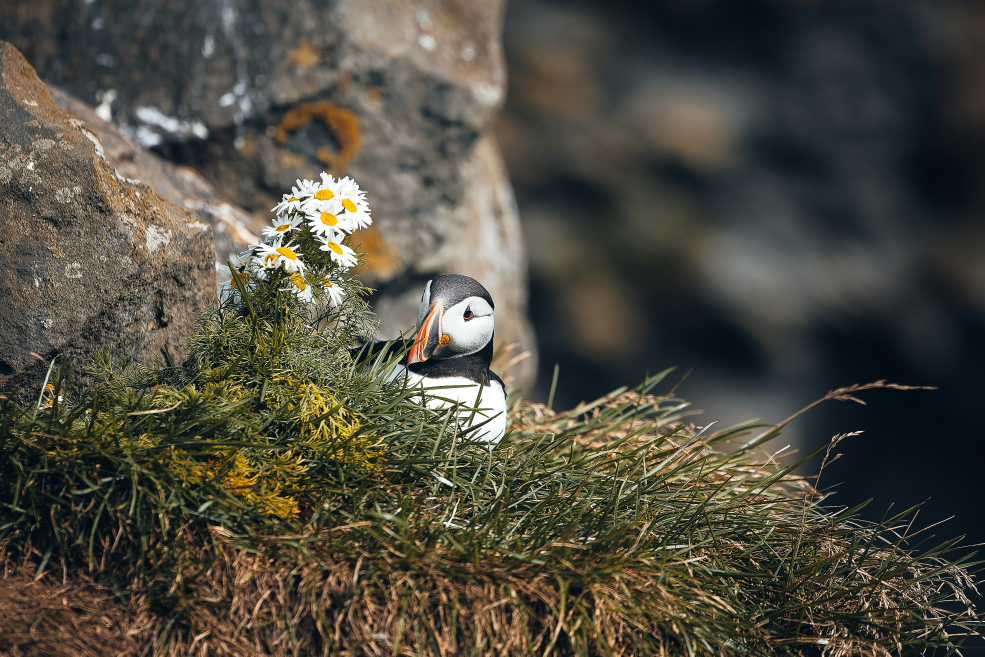
%> input picture Assignment3/nature.jpg, 2955 x 1970 px (shown at 1/3 size)
$ octave Assignment3.m   (GNU Octave 9; MATLAB toolbox functions it lacks are replaced by stand-ins)
%> lines starting %> are read from the running program, lines starting %| are printed output that depends on the picture

%% Assignment 3: Straight Line Detection Using Hough Transform
% This program detects straight lines using length and width settings.
% The detected lines are displayed on the original image.

clear;
clc;
close all;

imageFilename = 'nature.jpg';

minimumLineLength = 80;
requiredLineWidth = 8;

runSelfChecks = true;

requiredFunctions = {
    'edge'
    'hough'
    'houghpeaks'
    'houghlines'
    'imshow'
};

for functionIndex = 1:numel(requiredFunctions)
    functionName = requiredFunctions{functionIndex};

    if exist(functionName, 'file') == 0
        error('Assignment3:MissingToolbox', ...
            'The required MATLAB function "%s" is unavailable.', ...
            functionName);
    end
end


%% Task 1: Read an image into the MATLAB workspace.
% Find the image in the same folder as this script.

projectFolder = fileparts(mfilename('fullpath'));

if isempty(projectFolder)
    projectFolder = pwd;
end

imagePath = fullfile(projectFolder, imageFilename);

if ~isfile(imagePath)
    error('Assignment3:MissingImage', ...
        ['Cannot find the image: %s\n' ...
         'Place the image beside the script or update imageFilename.'], ...
        imagePath);
end

[originalImage, imageMap] = imread(imagePath);
%> imageMap = []

if ~isempty(imageMap)
    originalImage = ind2rgb(originalImage, imageMap);
end

grayscaleImage = prepareGrayscaleImage(originalImage);

[imageHeight, imageWidth] = size(grayscaleImage);

fprintf('\nASSIGNMENT 3: HOUGH LINE DETECTION\n');
fprintf('Image: %s\n', imageFilename);
fprintf('Image size: %d x %d pixels\n', imageHeight, imageWidth);
fprintf('Minimum line length: %.1f pixels\n', minimumLineLength);
fprintf('Requested line width: %.1f pixels\n', requiredLineWidth);


%% Task 2: Detect straight lines using a minimum length.
% The Hough transform finds possible lines from image edges.
% Only lines that meet the requested length are returned.

[lengthOnlyLines, edgeImage, houghMatrix, ...
    thetaValues, rhoValues] = detectLinesByLength( ...
    grayscaleImage, minimumLineLength);
% [123 lines not run here, left out]
function grayscaleImage = prepareGrayscaleImage(inputImage)
% Convert RGB or grayscale images into grayscale values.

    validateattributes(inputImage, {'numeric', 'logical'}, ...
        {'nonempty', 'real', 'finite', 'nonsparse'});

    if ismatrix(inputImage)
        grayscaleImage = im2double(inputImage);

    elseif ndims(inputImage) == 3 && size(inputImage, 3) == 3
        grayscaleImage = rgb2gray(im2double(inputImage));
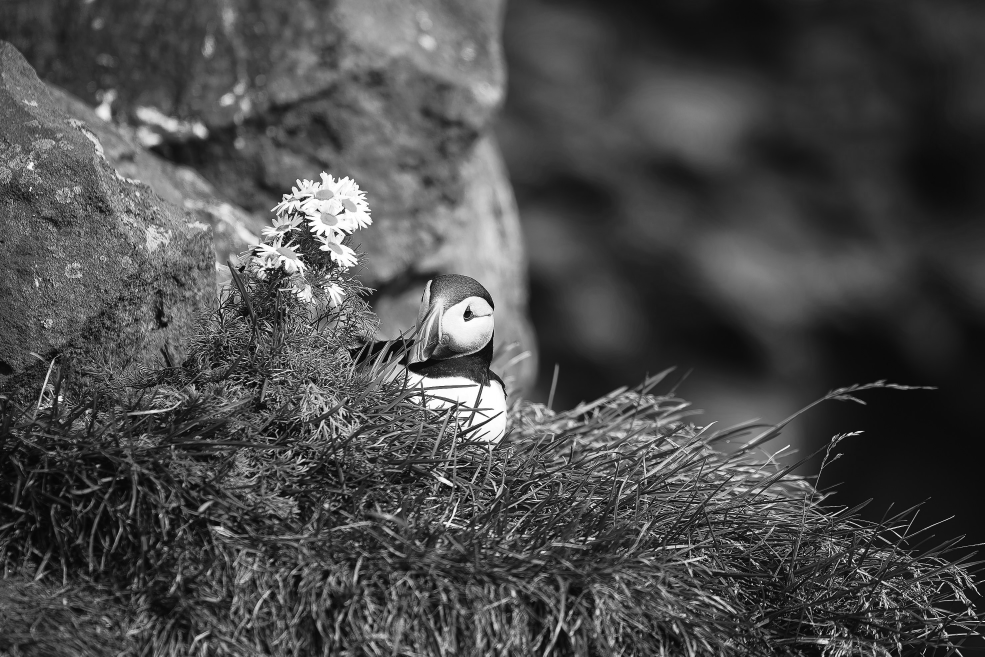
%> grayscaleImage: size 1970x2955 double (shown at 1/3 size); min 0, max 1, mean 0.296
%| Image size: 1970 x 2955 pixels

    else
        error('Assignment3:UnsupportedImage', ...
            'The input image must be grayscale or RGB.');
    end

    if any(grayscaleImage(:) < 0 | grayscaleImage(:) > 1)
        error('Assignment3:InvalidPixels', ...
            'Image values must be between zero and one.');
    end
end


function [detectedLines, edgeImage, houghMatrix, ...
    thetaValues, rhoValues] = detectLinesByLength( ...
    inputImage, minimumLength)
% Detect straight lines that meet the minimum length.

    validateattributes(minimumLength, {'numeric'}, ...
        {'scalar', 'real', 'finite', 'positive'});

    grayscaleImage = prepareGrayscaleImage(inputImage);

    [candidates, edgeImage, houghMatrix, ...
        thetaValues, rhoValues] = findHoughCandidates( ...
        grayscaleImage, minimumLength);

    detectedLines = struct( ...
        'point1', {}, ...
        'point2', {}, ...
        'length', {});

    for candidateIndex = 1:numel(candidates)
        firstPoint = double(candidates(candidateIndex).point1);
        secondPoint = double(candidates(candidateIndex).point2);

        segmentLength = norm(secondPoint - firstPoint);

        if segmentLength < minimumLength
            continue;
        end

        newLine.point1 = firstPoint;
        newLine.point2 = secondPoint;
        newLine.length = segmentLength;

        detectedLines(end + 1) = newLine;
    end
end


% [126 lines left out: function detectLinesByWidth, not called in this run]


function [candidateLines, edgeImage, houghMatrix, ...
    thetaValues, rhoValues] = findHoughCandidates( ...
    grayscaleImage, minimumLength)
%> called with minimumLength = 80
% Find possible line segments using the Hough transform.
% Keep nearby parallel peaks so thick lines can be measured.

    edgeImage = edge(grayscaleImage, 'Canny');
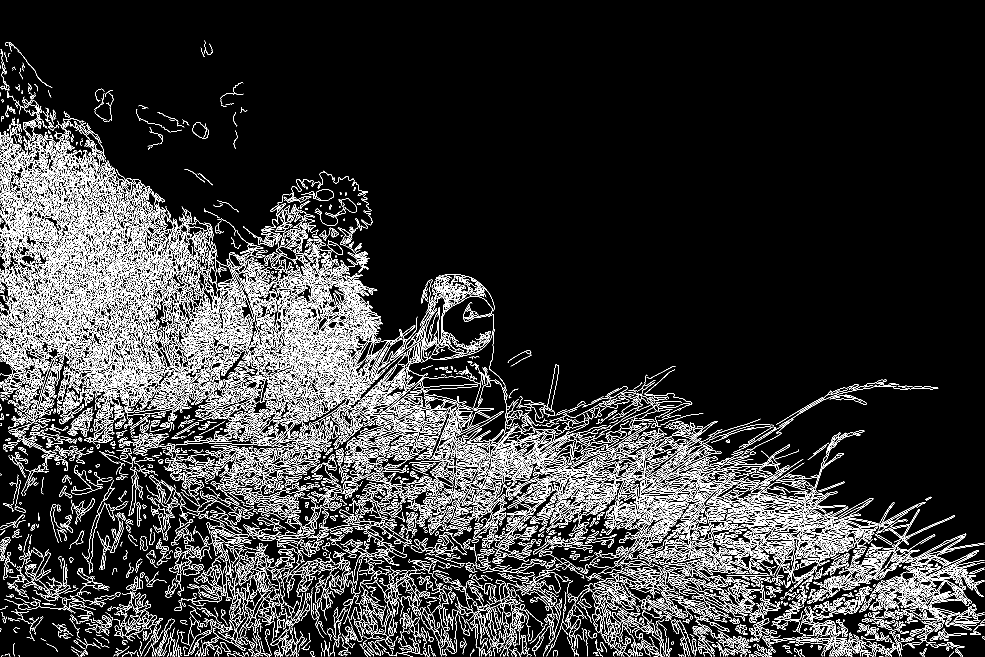
%> edgeImage: size 1970x2955 logical (shown at 1/3 size); 8.9% white in thin lines or dots

    [houghMatrix, thetaValues, rhoValues] = hough( ...
        edgeImage, ...
        'Theta', -90:0.5:89.5, ...
        'RhoResolution', 1);
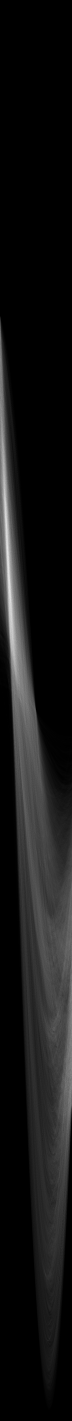
%> houghMatrix: size 7103x360 double (shown at 1/5 size); min 0, max 850, mean 72.7; drawn with min black and max white
%> thetaValues = 360 values from -90 to 89.5; rhoValues = 7103 values from -3551 to 3551

    candidateLines = struct('point1', {}, 'point2', {});

    highestVote = max(houghMatrix(:));
%> highestVote = 850

    if highestVote == 0
        return;
    end

    maximumPeaks = min( ...
        180, max(20, ceil(nnz(edgeImage) / 45)));
%> maximumPeaks = 180

    peakThreshold = max( ...
        3, ceil(0.20 * highestVote));
%> peakThreshold = 170

%> (the run ends here)
